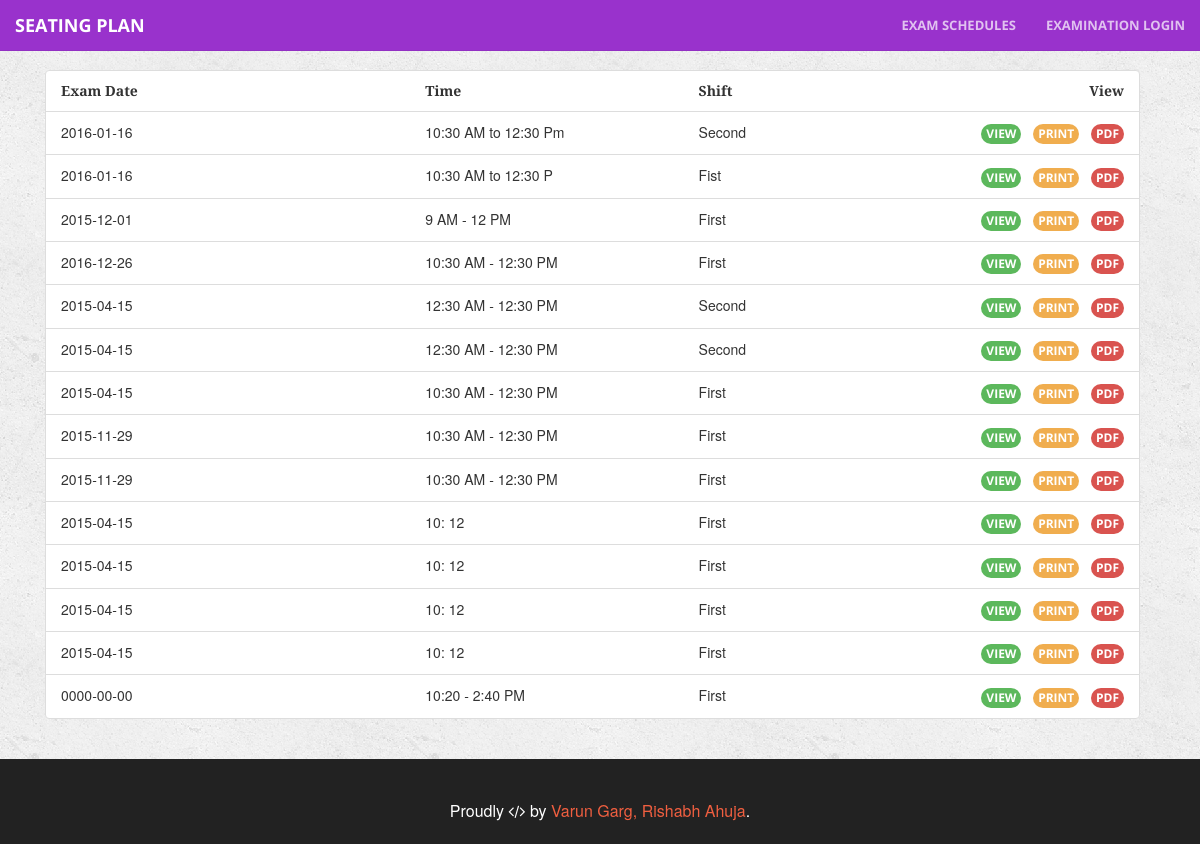
Page /index.php/exams/List_schedules on the earlier database version.
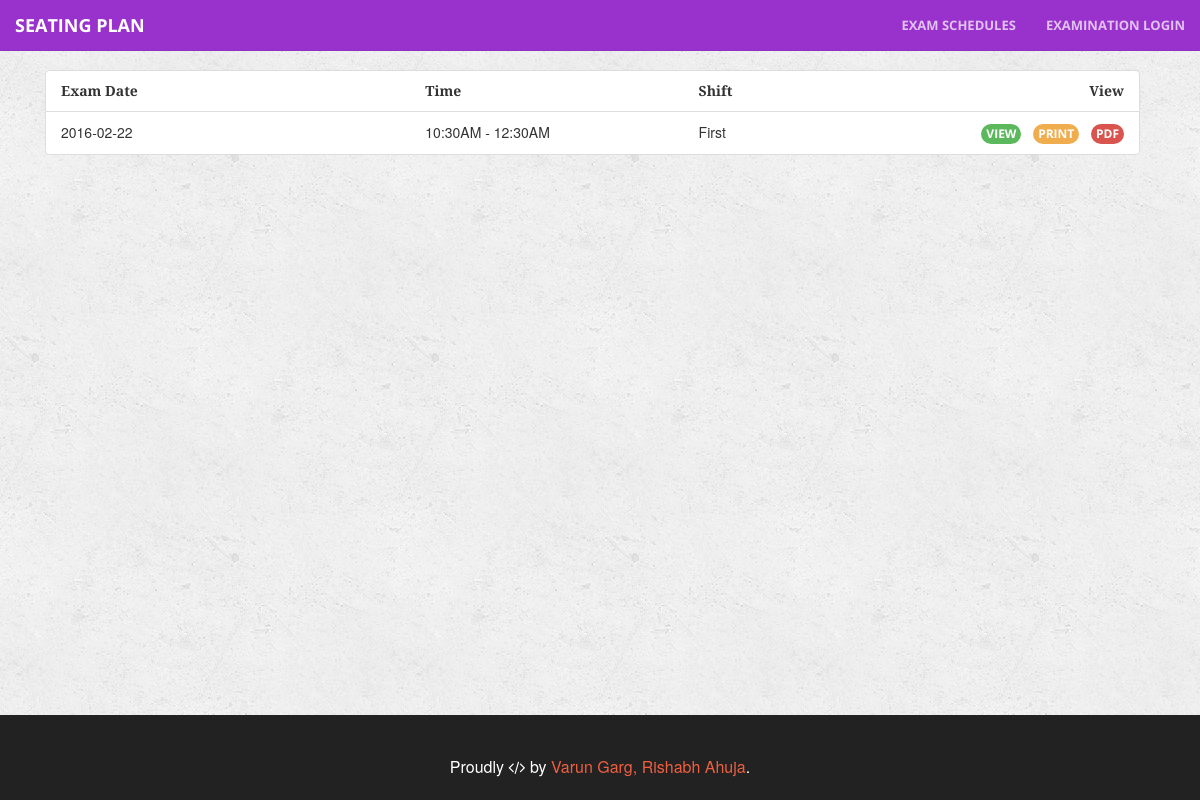
Same page on the later database version.
### tables this page shows
CREATE TABLE IF NOT EXISTS `exams` (
  `id` int(11) NOT NULL AUTO_INCREMENT,
  `date` date NOT NULL,
  `shift` varchar(32) NOT NULL,
  `time` text NOT NULL,
  `pg_sub_ids` text NOT NULL,
  `room_ids` text NOT NULL,
  `arrangement_data` blob NOT NULL,
  `master` blob NOT NULL,
  PRIMARY KEY (`id`)
);

### application/controllers/Exams.php (called while the page is built, shortened)
<?php
class Exams extends CI_Controller {
    function List_schedules() {
        $this->load->view('common/header_2');
        $this->load->view('List_schedules');
        $this->load->view('common/footer_2');
    }
}

### index.php (called while the page is built, shortened)
<?php
require_once BASEPATH.'core/CodeIgniter.php';

### application/views/List_schedules.php (the view, shortened to what this page needs)
<div class ="col-sm-12">
    <ul class="nav nav-list col-sm-12">
        <li class="list-group-item">
            <div class="row">
                <b>
                    <div class="col-sm-4">
                        Exam Date
                    </div>
                    <div class="col-sm-3">
                        Time
                    </div>
                    <div class="col-sm-2">
                        Shift
                    </div>
                    <div class="col-sm-3">
                        <div class="pull-right">
                            View
                        </div>
                    </div>
                </b>
            </div>
        </li>
        <?php
        $query = $this->db->query('select * from exams order by id desc');
        foreach ($query->result() as $row) {
            ?>
            <li class="list-group-item">
                <div class="row">
                    <div class="col-sm-4">
                        <?php
                        echo $row->date;
                        ?>
                    </div>
                    <div class="col-sm-3">
                        <?php
                        echo $row->time;
                        ?>
                    </div>
                    <div class="col-sm-2">
                        <?php
                        echo ucfirst($row->shift);
                        ?>
                    </div>
                    <div class="col-sm-3">
                        <div class="pull-right">
                            <?php
                            echo '<a class="btn btn-xs btn-success " href="' . base_url() . "Exams/Print_data?exam_id=$row->id" . '"></i>View</a>';
                            ?>&nbsp;&nbsp;
							<?php
                            echo '<a class="btn btn-xs btn-warning " href="' . base_url() . "Exams/Print_data?exam_id=$row->id&print=1" . '"></i>Print</a>';
                            ?>&nbsp;&nbsp;&nbsp;<?php
                            echo '<a class="btn btn-xs btn-danger" href="' . base_url() . "Exams/Print_data?exam_id=$row->id&pdf=1" . '"></i>PDF</a>';
                            ?>
                        </div>
                    </div>
                </div>
            </li>
            <?php
        }
        ?>
    </ul>
</div>

### application/views/common/header_2.php (shortened to what this page needs)
<!DOCTYPE html>
<html lang="en">
    <head>
        <link rel="stylesheet" href="<?php echo base_url() . 'application/views/common/' . 'dist/css/bootstrap-select.css' ?>">
        <link rel="stylesheet" href="<?php echo base_url() . 'application/views/common/' . 'css/bootstrap.min.css' ?>">
        <link rel="stylesheet" href="<?php echo base_url() . 'application/views/common/' . 'css/font-awesome.min.css' ?>">
        <link rel="stylesheet" href="<?php echo base_url() . 'application/views/common/' . 'css/varun.css' ?>">
        <link rel="stylesheet" href="<?php echo base_url() . 'application/views/common/' . 'css/animate.min.css' ?>" type="text/css">
        <link rel="stylesheet" href="<?php echo base_url() . 'application/views/common/' . 'css/creative.css' ?>" type="text/css">
    </head>
    <body style="background-image: url(<?php echo base_url('application/views/common/bg_2.png') ?>); background-attachment: fixed; background-repeat: repeat;">
        <nav id="mainNav" class="navbar navbar-fixed-top navbar-default nav navbar-custom" role="navigation">
            <div class="navbar-header">
                <a class="navbar-brand" href="<?= base_url() ?>">Seating Plan</a>
            </div>
            <div id="navbar" class="navbar-collapse collapse">
                <ul class="nav navbar-nav navbar-right">
			<li>
		            <a class="page-scroll" href="<?= base_url('Exams/List_schedules') ?>">Exam Schedules</a>
		        </li>
                    <li>
                        <a class="page-scroll" href ="<?= base_url('/login') ?>">Examination Login</a>
                    </li>
                </ul>
            </div>
        </nav>
        <div id="page-content-wrapper" >
            <div class="container content">

### application/views/common/footer_2.php (shortened to what this page needs)
</div>
<br /><br />
</div>
<aside class="bg-dark" id="about">
    <div class="text-center">
        <div class="call-to-action">
            <p>Proudly <i class="fa fa-code"></i> by <a href="http://www.github.com/Varun-Garg">Varun Garg, <a href="http://www.github.com/Varun-Garg">Rishabh Ahuja</a></a>.</p>                </div>
    </div>
</aside>
</body>
</html>

### application/views/common/css/varun.css (style rules this page uses)
#page-content-wrapper { width: 100%; padding-top: 70px; }
body,html { height: 100%; }

### application/views/common/css/creative.css (style rules this page uses)
html, body { width: 100%; height: 100%; }
body { font-family: Merriweather,'Helvetica Neue',Arial,sans-serif; }
a { color: #f05f40; -webkit-transition: all .35s; -moz-transition: all .35s; transition: all .35s; }
p { margin-bottom: 20px; font-size: 16px; line-height: 1.5; }
.bg-dark { color: #fff; background-color: #222; }
aside { padding-top: 40px; padding-bottom: 1px; }
.navbar-default { border-color: rgba(34,34,34,.05); font-family: 'Open Sans','Helvetica Neue',Arial,sans-serif; background-color: #fff; -webkit-transition: all .35s; -moz-transition: all .35s; transition: all .35s; }
.navbar-default .navbar-header .navbar-brand { text-transform: uppercase; font-family: 'Open Sans','Helvetica Neue',Arial,sans-serif; font-weight: 700; color: #f05f40; }
.navbar-default .nav > li>a, .navbar-default .nav>li>a:focus { text-transform: uppercase; font-size: 13px; font-weight: 700; color: #222; }
@media (min-width:768px) { .navbar-default { border-color: rgba(255,255,255,.3); background-color: transparent; } }
@media (min-width:768px) { .navbar-default .navbar-header .navbar-brand { color: rgba(255,255,255,.7); } }
@media (min-width:768px) { .navbar-default .nav > li>a, .navbar-default .nav>li>a:focus { color: rgba(255,255,255,.7); } }
.btn { border: 0; border-radius: 300px; text-transform: uppercase; font-family: 'Open Sans','Helvetica Neue',Arial,sans-serif; font-weight: 700; }
body { webkit-tap-highlight-color: #222; }

### application/views/common/header_2.php (style rules this page uses)
.navbar-nav.navbar-right:last-child { margin-right: 0; }
.navbar { border-color: rgba(34,34,34,.05); background-color: #9932CC; }
.content { min-height: calc(100vh - 195px); }

Differences in the rows shown:
removed exams: date "2016-01-16", time "10:30 AM to 12:30 Pm", shift "Second"
removed exams: date "2016-01-16", time "10:30 AM to 12:30 P", shift "Fist"
removed exams: date "2015-12-01", time "9 AM - 12 PM", shift "First"
removed exams: date "2016-12-26", time "10:30 AM - 12:30 PM", shift "First"
removed exams: date "2015-04-15", time "12:30 AM - 12:30 PM", shift "Second"
removed exams: date "2015-04-15", time "12:30 AM - 12:30 PM", shift "Second"
removed exams: date "2015-04-15", time "10:30 AM - 12:30 PM", shift "First"
removed exams: date "2015-11-29", time "10:30 AM - 12:30 PM", shift "First"
removed exams: date "2015-11-29", time "10:30 AM - 12:30 PM", shift "First"
removed exams: date "2015-04-15", time "10: 12", shift "First"
removed exams: date "2015-04-15", time "10: 12", shift "First"
removed exams: date "2015-04-15", time "10: 12", shift "First"
removed exams: date "2015-04-15", time "10: 12", shift "First"
removed exams: date "0000-00-00", time "10:20 - 2:40 PM", shift "First"
added exams: date "2016-02-22", time "10:30AM - 12:30AM", shift "First"
